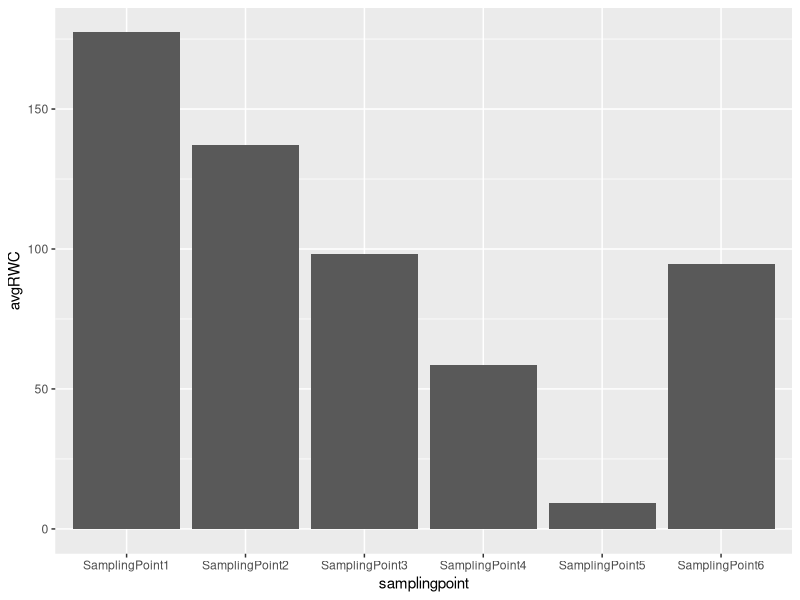
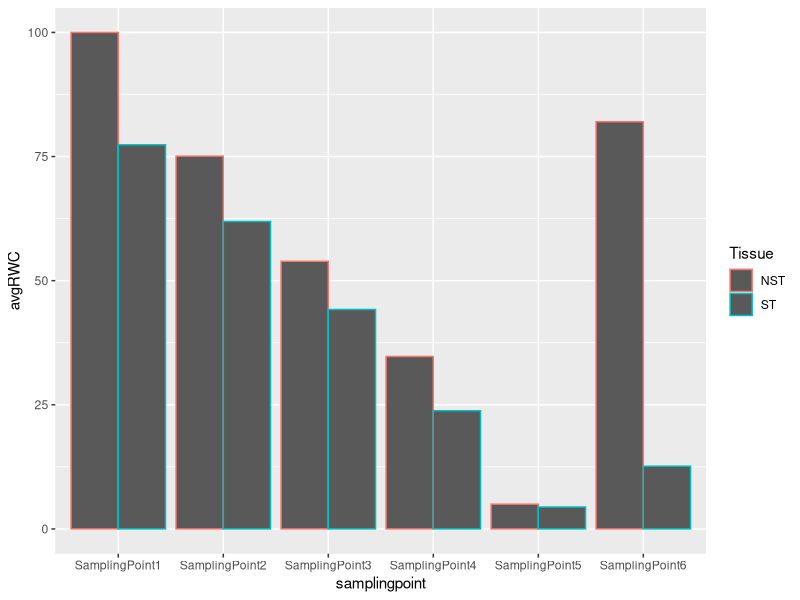
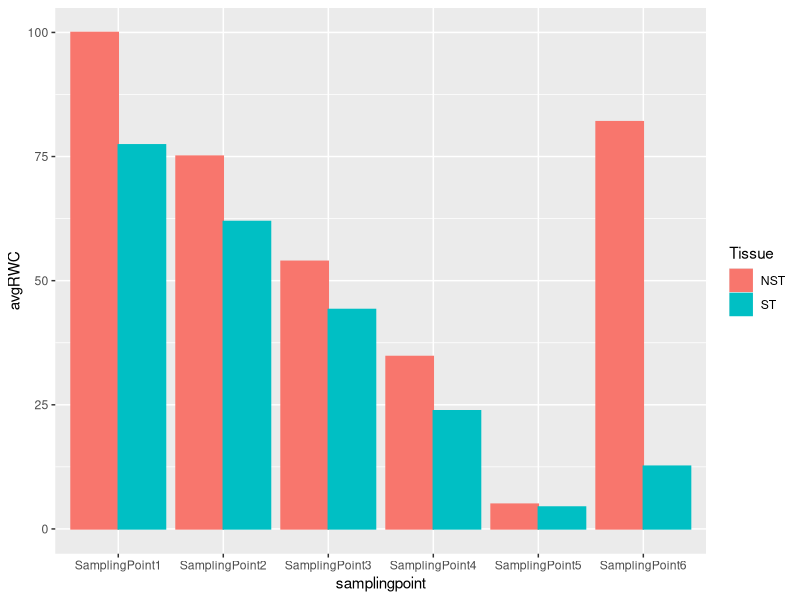
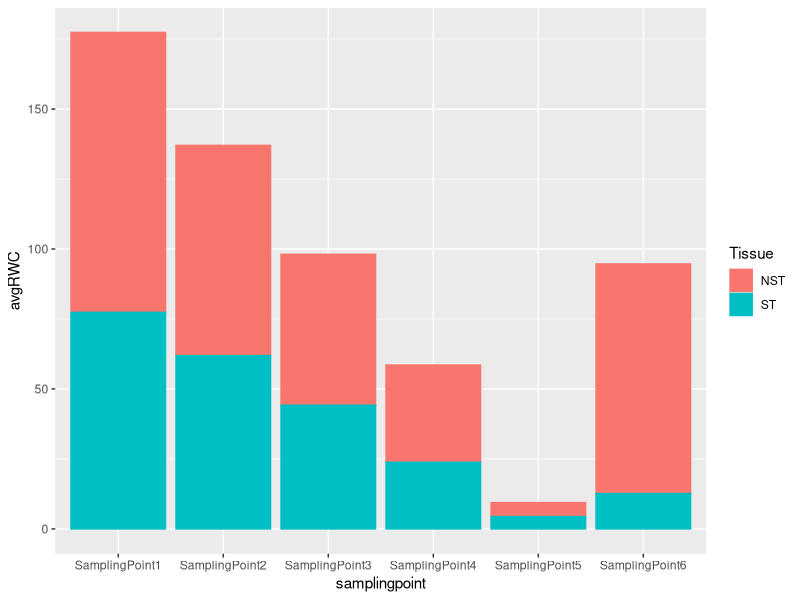
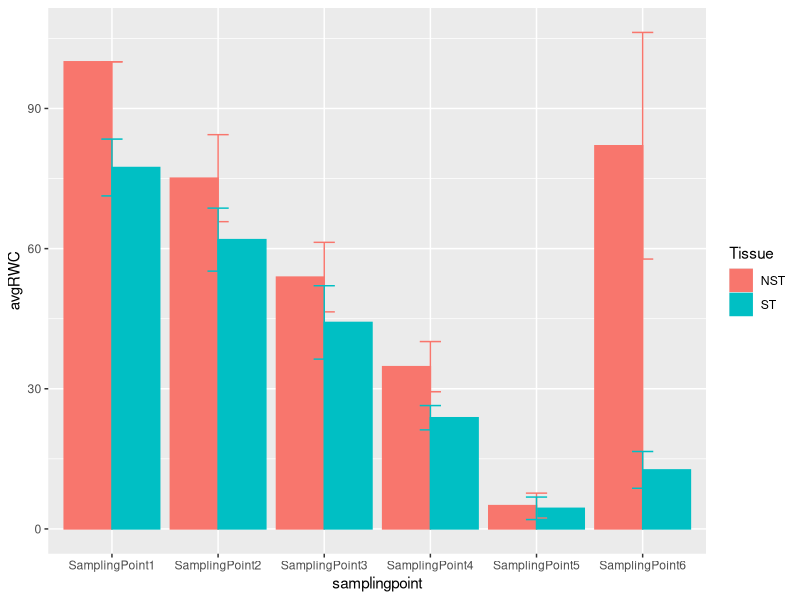
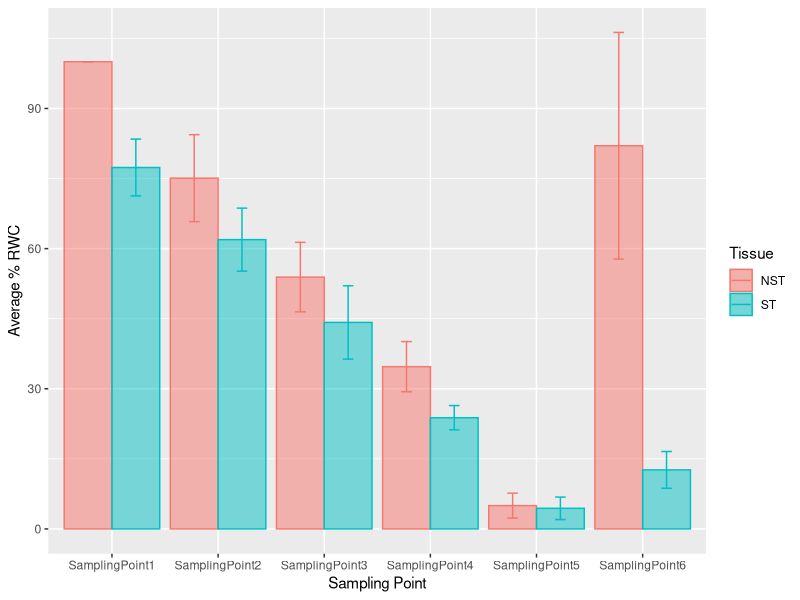
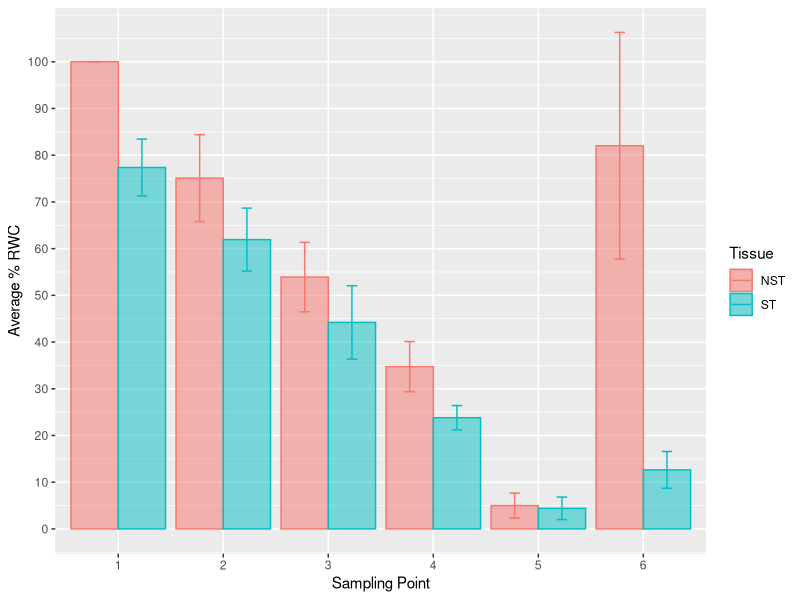
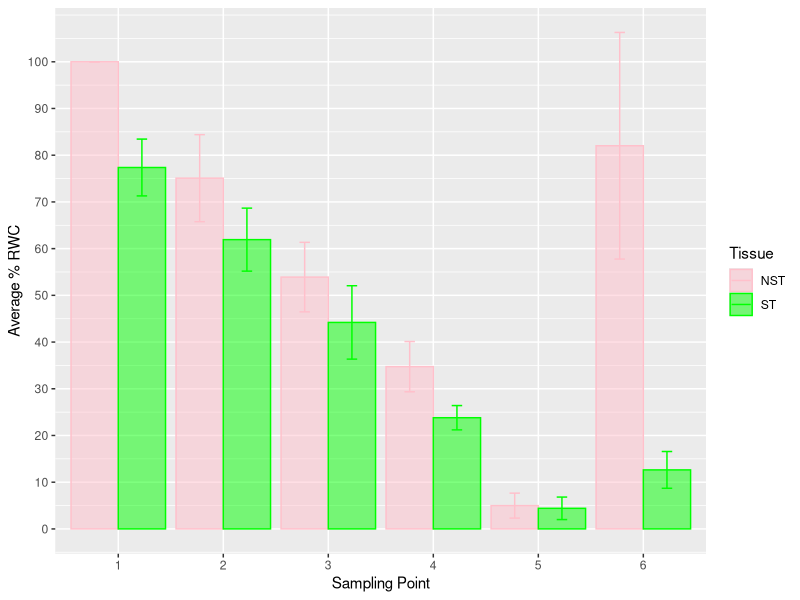

The R script that drew these images, in order:
#comparing non-senescent tissue (NST) to senescent tissue (ST) relative water content (RWC)
#at six sampling points. 

library(ggplot2)
rwc_aves <- read.csv("rwc_aves.txt", sep="")
rwc_aves

#basic bar plot
ggplot(data=rwc_aves, 
       mapping = aes(x=samplingpoint, y=avgRWC))+
  geom_bar(stat="identity")

#splitting each time point based on the tissue type
ggplot(data=rwc_aves, 
       mapping = aes(x=samplingpoint, y=avgRWC, colour=Tissue))+
  geom_bar(stat="identity", 
           position= "dodge" #allows the bars to be side by side
           )
ggplot(data=rwc_aves, 
       mapping = aes(x=samplingpoint, y=avgRWC, colour=Tissue, fill=Tissue))+
  geom_bar(stat="identity", 
           position= "dodge" 
  )

#stacking instead of dodging
ggplot(data=rwc_aves, 
       mapping = aes(x=samplingpoint, y=avgRWC, colour=Tissue, fill=Tissue))+
  geom_bar(stat="identity", 
           position= "stack" 
  )
#adding sd error bars
ggplot(data=rwc_aves, mapping = aes(x=samplingpoint, y=avgRWC, colour=Tissue, fill=Tissue))+
  geom_bar(stat="identity", 
           position= "dodge"
  )+
  geom_errorbar(mapping=aes(ymin=avgRWC-sdRWC, ymax=avgRWC+sdRWC), #using sdRWC column from df
                #position = position_dodge(0.9), #uncomment to fix - note the similarity to position = "dodge" above
                width=.2)

#changing the axis labels 
ggplot(data=rwc_aves, mapping = aes(x=samplingpoint, y=avgRWC, colour=Tissue, fill=Tissue))+
  geom_bar(stat="identity", 
           position= "dodge",
           alpha=0.5 #increased the opacity by 50% so that we can see sd bars
  )+
  geom_errorbar(mapping=aes(ymin=avgRWC-sdRWC, ymax=avgRWC+sdRWC), #using sdRWC column from df
                position = position_dodge(0.9), 
                width=.2)+
  labs(x= "Sampling Point",
       y= "Average % RWC")

#changing the x and y axis to be more legible
ggplot(data=rwc_aves, mapping = aes(x=samplingpoint, y=avgRWC, colour=Tissue, fill=Tissue))+
  geom_bar(stat="identity", 
           position= "dodge",
           alpha=0.5
  )+
  geom_errorbar(mapping=aes(ymin=avgRWC-sdRWC, ymax=avgRWC+sdRWC), #using sdRWC column from df
                position = position_dodge(0.9), 
                width=.2)+
  labs(x= "Sampling Point",
       y= "Average % RWC")+
  scale_x_discrete(labels=c("1", "2", "3", "4", "5", "6"))+
  scale_y_continuous(breaks=seq(0,100,10))

#changing colourscheme
ggplot(data=rwc_aves, mapping = aes(x=samplingpoint, y=avgRWC, colour=Tissue, fill=Tissue))+
  geom_bar(stat="identity", 
           position= "dodge",
           alpha=0.5
  )+
  geom_errorbar(mapping=aes(ymin=avgRWC-sdRWC, ymax=avgRWC+sdRWC), #using sdRWC column from df
                position = position_dodge(0.9), 
                width=.2)+
  labs(x= "Sampling Point",
       y= "Average % RWC")+
  scale_x_discrete(labels=c("1", "2", "3", "4", "5", "6"))+
  scale_y_continuous(breaks=seq(0,100,10))+
  scale_color_manual(values= c("pink", "green"))+
  scale_fill_manual(values= c("pink", "green"))

#changing colours with hex codes https://htmlcolorcodes.com/
ggplot(data=rwc_aves, mapping = aes(x=samplingpoint, y=avgRWC, colour=Tissue, fill=Tissue))+
  geom_bar(stat="identity", 
           position= "dodge",
           alpha=0.5
  )+
  geom_errorbar(mapping=aes(ymin=avgRWC-sdRWC, ymax=avgRWC+sdRWC), #using sdRWC column from df
                position = position_dodge(0.9), 
                width=.2)+
  labs(x= "Sampling Point",
       y= "Average % RWC")+
  scale_x_discrete(labels=c("1", "2", "3", "4", "5", "6"))+
  scale_y_continuous(breaks=seq(0,100,10))+
  scale_color_manual(values= c("#FFC300", "#900C3F"))+
  scale_fill_manual(values= c("#FFC300", "#900C3F"))
  
#adding theme changes to make it cute 
ggplot(data=rwc_aves, mapping = aes(x=samplingpoint, y=avgRWC, colour=Tissue, fill=Tissue))+
  geom_bar(stat="identity", 
           position= "dodge",
           alpha=0.5
  )+
  geom_errorbar(mapping=aes(ymin=avgRWC-sdRWC, ymax=avgRWC+sdRWC), #using sdRWC column from df
                position = position_dodge(0.9), 
                width=.2)+
  labs(x= "Sampling Point",
       y= "Average % RWC")+
  scale_x_discrete(labels=c("1", "2", "3", "4", "5", "6"))+
  scale_y_continuous(breaks=seq(0,100,10))+
  scale_color_manual(values= c("pink", "green"))+
  scale_fill_manual(values= c("pink", "green"))+
  theme_minimal()#try other built in themes here like theme_bw()

#manually tweaking themes
ggplot(data=rwc_aves, mapping = aes(x=samplingpoint, y=avgRWC, colour=Tissue, fill=Tissue))+
  geom_bar(stat="identity", 
           position= "dodge", 
           alpha=0.5
  )+
  geom_errorbar(mapping=aes(ymin=avgRWC-sdRWC, ymax=avgRWC+sdRWC), #using sdRWC column from df
                position = position_dodge(0.9), 
                width=.2)+
  labs(x= "Sampling Point",
       y= "Average % RWC")+
  scale_x_discrete(labels=c("1", "2", "3", "4", "5", "6"))+
  scale_y_continuous(breaks=seq(0,100,10))+
  scale_color_manual(values= c("pink", "green"))+
  scale_fill_manual(values= c("pink", "green"))+
  theme(
    panel.background = element_blank(),
    axis.line.x = element_line(size=1),
    axis.line.y = element_line(size=1),
    axis.text = element_text(family="arial")
  )



r <- ggplot(data=rwc_aves, mapping = aes(x=samplingpoint, y=avgRWC, fill=Tissue, colour=Tissue))+
  geom_bar(stat="identity", position= position_dodge())+
  geom_errorbar(mapping=aes(ymin=avgRWC-sdRWC, ymax=avgRWC+sdRWC), 
                position = position_dodge(0.9),
                width=.2)+
  scale_y_continuous(breaks=seq(0,100,10))+
  scale_x_discrete(labels=c("1", "2", "3", "4", "5", "6"))+
  labs(
    x="Sampling Point",
    y="%RWC relative to FT NST"
  )

r
